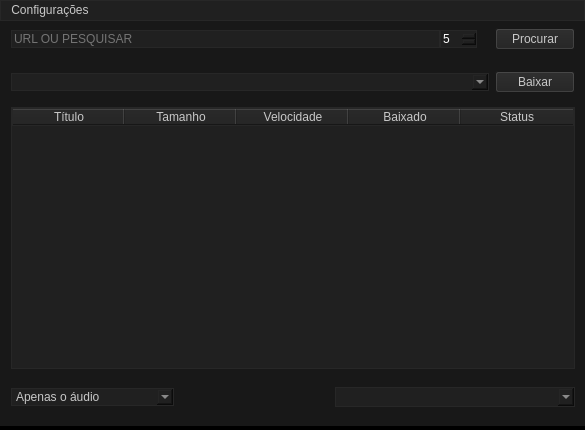
<?xml version="1.0" encoding="UTF-8"?>
<ui version="4.0">
 <class>MainWindow</class>
 <widget class="QMainWindow" name="MainWindow">
  <property name="geometry">
   <rect>
    <x>0</x>
    <y>0</y>
    <width>585</width>
    <height>430</height>
   </rect>
  </property>
  <property name="sizePolicy">
   <sizepolicy hsizetype="Maximum" vsizetype="Maximum">
    <horstretch>0</horstretch>
    <verstretch>0</verstretch>
   </sizepolicy>
  </property>
  <property name="minimumSize">
   <size>
    <width>585</width>
    <height>430</height>
   </size>
  </property>
  <property name="maximumSize">
   <size>
    <width>585</width>
    <height>430</height>
   </size>
  </property>
  <property name="windowTitle">
   <string notr="true">Youtube Downloader 8v</string>
  </property>
  <property name="windowIcon">
   <iconset>
    <normaloff>YtExtraFiles/YtDownloader.png</normaloff>YtExtraFiles/YtDownloader.png</iconset>
  </property>
  <property name="styleSheet">
   <string notr="true">background-color: rgb(0, 0, 0);
color: rgb(200, 200, 200);</string>
  </property>
  <widget class="QWidget" name="centralwidget">
   <property name="sizePolicy">
    <sizepolicy hsizetype="Preferred" vsizetype="Preferred">
     <horstretch>0</horstretch>
     <verstretch>0</verstretch>
    </sizepolicy>
   </property>
   <property name="minimumSize">
    <size>
     <width>586</width>
     <height>405</height>
    </size>
   </property>
   <property name="maximumSize">
    <size>
     <width>560</width>
     <height>405</height>
    </size>
   </property>
   <property name="autoFillBackground">
    <bool>false</bool>
   </property>
   <property name="styleSheet">
    <string notr="true">background-color: #181818;</string>
   </property>
   <layout class="QHBoxLayout" name="horizontalLayout_4">
    <property name="spacing">
     <number>0</number>
    </property>
    <property name="leftMargin">
     <number>0</number>
    </property>
    <property name="topMargin">
     <number>0</number>
    </property>
    <property name="rightMargin">
     <number>0</number>
    </property>
    <property name="bottomMargin">
     <number>0</number>
    </property>
    <item>
     <widget class="QWidget" name="mainWidget" native="true">
      <property name="styleSheet">
       <string notr="true">background-color: #181818;</string>
      </property>
      <layout class="QVBoxLayout" name="verticalLayout">
       <property name="spacing">
        <number>0</number>
       </property>
       <property name="leftMargin">
        <number>11</number>
       </property>
       <property name="topMargin">
        <number>0</number>
       </property>
       <property name="rightMargin">
        <number>11</number>
       </property>
       <property name="bottomMargin">
        <number>0</number>
       </property>
       <item>
        <widget class="QWidget" name="search_widget" native="true">
         <property name="sizePolicy">
          <sizepolicy hsizetype="Preferred" vsizetype="Fixed">
           <horstretch>0</horstretch>
           <verstretch>0</verstretch>
          </sizepolicy>
         </property>
         <property name="minimumSize">
          <size>
           <width>0</width>
           <height>36</height>
          </size>
         </property>
         <property name="styleSheet">
          <string notr="true">background-color: #181818;</string>
         </property>
         <layout class="QHBoxLayout" name="horizontalLayout_2">
          <property name="spacing">
           <number>0</number>
          </property>
          <property name="leftMargin">
           <number>0</number>
          </property>
          <property name="topMargin">
           <number>0</number>
          </property>
          <property name="rightMargin">
           <number>0</number>
          </property>
          <property name="bottomMargin">
           <number>0</number>
          </property>
          <item>
           <widget class="QLineEdit" name="search_input">
            <property name="toolTip">
             <string notr="true">Coloque um link de um video ou pesquise videos do youtube</string>
            </property>
            <property name="styleSheet">
             <string notr="true">QToolTip {
color: white;
}
 * {
background-color: #202020;
color: rgb(200, 200, 200);
border: 1px solid #272727;
}
*:hover {
border: 1px solid #353535;
}
*:focus {
border: 1px solid #404040;
}

</string>
            </property>
            <property name="placeholderText">
             <string notr="true">URL OU PESQUISAR</string>
            </property>
           </widget>
          </item>
          <item>
           <widget class="QSpinBox" name="search_spinbox">
            <property name="toolTip">
             <string notr="true">Quantidade de videos a serem pesquisados
</string>
            </property>
            <property name="styleSheet">
             <string notr="true">QToolTip {
color: white;
}
 * {
background-color: #202020;
color: rgb(255, 255, 255);
border: 1px solid #272727;
}
*:hover {
border: 1px solid #353535;
}
*:focus {
border: 1px solid #404040;
}</string>
            </property>
            <property name="minimum">
             <number>5</number>
            </property>
            <property name="maximum">
             <number>40</number>
            </property>
            <property name="singleStep">
             <number>5</number>
            </property>
           </widget>
          </item>
          <item>
           <spacer name="horizontalSpacer_2">
            <property name="orientation">
             <enum>Qt::Horizontal</enum>
            </property>
            <property name="sizeType">
             <enum>QSizePolicy::Minimum</enum>
            </property>
            <property name="sizeHint" stdset="0">
             <size>
              <width>18</width>
              <height>20</height>
             </size>
            </property>
           </spacer>
          </item>
          <item>
           <widget class="QPushButton" name="search_btn">
            <property name="cursor">
             <cursorShape>PointingHandCursor</cursorShape>
            </property>
            <property name="styleSheet">
             <string notr="true">QToolTip {
color: white;
}
 * {
background-color: #202020;
color: rgb(200, 200, 200);
}
</string>
            </property>
            <property name="text">
             <string notr="true">Procurar</string>
            </property>
           </widget>
          </item>
         </layout>
        </widget>
       </item>
       <item>
        <widget class="QWidget" name="download_widget" native="true">
         <property name="sizePolicy">
          <sizepolicy hsizetype="Expanding" vsizetype="Fixed">
           <horstretch>0</horstretch>
           <verstretch>0</verstretch>
          </sizepolicy>
         </property>
         <property name="minimumSize">
          <size>
           <width>0</width>
           <height>50</height>
          </size>
         </property>
         <property name="styleSheet">
          <string notr="true">background-color: #181818;</string>
         </property>
         <layout class="QHBoxLayout" name="horizontalLayout_3">
          <property name="leftMargin">
           <number>0</number>
          </property>
          <property name="rightMargin">
           <number>0</number>
          </property>
          <item>
           <widget class="QComboBox" name="searchBox">
            <property name="sizePolicy">
             <sizepolicy hsizetype="Expanding" vsizetype="Fixed">
              <horstretch>0</horstretch>
              <verstretch>0</verstretch>
             </sizepolicy>
            </property>
            <property name="cursor">
             <cursorShape>PointingHandCursor</cursorShape>
            </property>
            <property name="styleSheet">
             <string notr="true">QToolTip {
color: white;
}
 * {
background-color: #202020;
color: rgb(200, 200, 200);
border: 1px solid #272727;
}
*:hover {
border: 1px solid #353535;
}
*:focus {
border: 1px solid #404040;
}
QComboBox QAbstractItemView {
outline: none;
}
</string>
            </property>
            <property name="duplicatesEnabled">
             <bool>true</bool>
            </property>
           </widget>
          </item>
          <item>
           <widget class="QPushButton" name="downloadBtn">
            <property name="cursor">
             <cursorShape>PointingHandCursor</cursorShape>
            </property>
            <property name="styleSheet">
             <string notr="true">QToolTip {
color: white;
}
 * {
background-color: #202020;
color: rgb(200, 200, 200);
}
</string>
            </property>
            <property name="text">
             <string notr="true">Baixar</string>
            </property>
           </widget>
          </item>
         </layout>
        </widget>
       </item>
       <item>
        <widget class="QTableWidget" name="download_table">
         <property name="sizePolicy">
          <sizepolicy hsizetype="Expanding" vsizetype="Minimum">
           <horstretch>0</horstretch>
           <verstretch>0</verstretch>
          </sizepolicy>
         </property>
         <property name="minimumSize">
          <size>
           <width>0</width>
           <height>220</height>
          </size>
         </property>
         <property name="styleSheet">
          <string notr="true">
* {
background-color: #202020;
color: rgb(200, 200, 200);
border: 1px solid #272727;
}

QHeaderView::section{
background-color: #202020;
color: rgb(200, 200, 200);

}</string>
         </property>
         <property name="editTriggers">
          <set>QAbstractItemView::NoEditTriggers</set>
         </property>
         <property name="showDropIndicator" stdset="0">
          <bool>false</bool>
         </property>
         <property name="cornerButtonEnabled">
          <bool>false</bool>
         </property>
         <attribute name="horizontalHeaderMinimumSectionSize">
          <number>0</number>
         </attribute>
         <attribute name="horizontalHeaderDefaultSectionSize">
          <number>112</number>
         </attribute>
         <attribute name="verticalHeaderVisible">
          <bool>false</bool>
         </attribute>
         <column>
          <property name="text">
           <string notr="true">Título</string>
          </property>
         </column>
         <column>
          <property name="text">
           <string notr="true">Tamanho</string>
          </property>
         </column>
         <column>
          <property name="text">
           <string notr="true">Velocidade</string>
          </property>
         </column>
         <column>
          <property name="text">
           <string notr="true">Baixado</string>
          </property>
         </column>
         <column>
          <property name="text">
           <string notr="true">Status</string>
          </property>
         </column>
        </widget>
       </item>
       <item>
        <widget class="QWidget" name="config_widget" native="true">
         <property name="sizePolicy">
          <sizepolicy hsizetype="Minimum" vsizetype="Fixed">
           <horstretch>0</horstretch>
           <verstretch>0</verstretch>
          </sizepolicy>
         </property>
         <property name="minimumSize">
          <size>
           <width>0</width>
           <height>57</height>
          </size>
         </property>
         <property name="styleSheet">
          <string notr="true">background-color: #181818;</string>
         </property>
         <layout class="QHBoxLayout" name="horizontalLayout" stretch="0,0,0,0">
          <property name="spacing">
           <number>5</number>
          </property>
          <property name="leftMargin">
           <number>0</number>
          </property>
          <property name="topMargin">
           <number>0</number>
          </property>
          <property name="rightMargin">
           <number>0</number>
          </property>
          <property name="bottomMargin">
           <number>0</number>
          </property>
          <item>
           <widget class="QComboBox" name="qualities_box">
            <property name="sizePolicy">
             <sizepolicy hsizetype="Minimum" vsizetype="Fixed">
              <horstretch>0</horstretch>
              <verstretch>0</verstretch>
             </sizepolicy>
            </property>
            <property name="minimumSize">
             <size>
              <width>160</width>
              <height>0</height>
             </size>
            </property>
            <property name="cursor">
             <cursorShape>PointingHandCursor</cursorShape>
            </property>
            <property name="toolTip">
             <string notr="true">Opções de download</string>
            </property>
            <property name="styleSheet">
             <string notr="true">QToolTip {
color: white;
}
 * {
background-color: #202020;
color: rgb(200, 200, 200);
border: 1px solid #272727;
}
*:hover {
border: 1px solid #353535;
}
*:focus {
border: 1px solid #404040;
}

QComboBox QAbstractItemView {
outline: none;
}
</string>
            </property>
            <property name="currentText">
             <string notr="true">Apenas o áudio</string>
            </property>
            <property name="currentIndex">
             <number>6</number>
            </property>
            <item>
             <property name="text">
              <string notr="true">Melhor qualidade possível</string>
             </property>
            </item>
            <item>
             <property name="text">
              <string notr="true">1080p</string>
             </property>
            </item>
            <item>
             <property name="text">
              <string notr="true">720p</string>
             </property>
            </item>
            <item>
             <property name="text">
              <string notr="true">480p</string>
             </property>
            </item>
            <item>
             <property name="text">
              <string notr="true">360p</string>
             </property>
            </item>
            <item>
             <property name="text">
              <string notr="true">Pior qualidade possível</string>
             </property>
            </item>
            <item>
             <property name="text">
              <string notr="true">Apenas o áudio</string>
             </property>
            </item>
           </widget>
          </item>
          <item>
           <spacer name="horizontalSpacer">
            <property name="orientation">
             <enum>Qt::Horizontal</enum>
            </property>
            <property name="sizeHint" stdset="0">
             <size>
              <width>63</width>
              <height>0</height>
             </size>
            </property>
           </spacer>
          </item>
          <item>
           <widget class="QPushButton" name="folder_btn">
            <property name="sizePolicy">
             <sizepolicy hsizetype="Minimum" vsizetype="Fixed">
              <horstretch>0</horstretch>
              <verstretch>0</verstretch>
             </sizepolicy>
            </property>
            <property name="minimumSize">
             <size>
              <width>0</width>
              <height>0</height>
             </size>
            </property>
            <property name="cursor">
             <cursorShape>PointingHandCursor</cursorShape>
            </property>
            <property name="toolTip">
             <string notr="true">Selecione a pasta que o arquivo será baixado</string>
            </property>
            <property name="styleSheet">
             <string notr="true">QToolTip {
color: black;
}
 * {
background-color: rgb(103, 103, 103);
color: rgb(255, 255, 255);
}

</string>
            </property>
            <property name="text">
             <string notr="true"/>
            </property>
            <property name="icon">
             <iconset>
              <normaloff>YtExtraFiles/folder.ico</normaloff>YtExtraFiles/folder.ico</iconset>
            </property>
            <property name="iconSize">
             <size>
              <width>30</width>
              <height>30</height>
             </size>
            </property>
            <property name="flat">
             <bool>true</bool>
            </property>
           </widget>
          </item>
          <item>
           <widget class="QComboBox" name="folders_box">
            <property name="sizePolicy">
             <sizepolicy hsizetype="Fixed" vsizetype="Fixed">
              <horstretch>0</horstretch>
              <verstretch>0</verstretch>
             </sizepolicy>
            </property>
            <property name="minimumSize">
             <size>
              <width>240</width>
              <height>20</height>
             </size>
            </property>
            <property name="cursor">
             <cursorShape>PointingHandCursor</cursorShape>
            </property>
            <property name="toolTip">
             <string notr="true">Locais para salvar o arquivo</string>
            </property>
            <property name="styleSheet">
             <string notr="true">QToolTip {
color: white;
}
 * {
background-color: #202020;
color: rgb(200, 200, 200);
border: 1px solid #272727;
}
*:hover {
border: 1px solid #353535;
}
*:focus {
border: 1px solid #404040;
}
QComboBox QAbstractItemView {
outline: none;
}</string>
            </property>
            <property name="currentText">
             <string notr="true"/>
            </property>
            <property name="currentIndex">
             <number>-1</number>
            </property>
           </widget>
          </item>
         </layout>
        </widget>
       </item>
      </layout>
     </widget>
    </item>
   </layout>
  </widget>
  <widget class="QMenuBar" name="menubar">
   <property name="geometry">
    <rect>
     <x>0</x>
     <y>0</y>
     <width>585</width>
     <height>24</height>
    </rect>
   </property>
   <property name="styleSheet">
    <string notr="true">* {
background-color: #202020;
color: rgb(200, 200, 200);
border: 1px solid #272727;
}

*:hover {
background-color: #303030;
color: rgb(220, 220, 220);
}</string>
   </property>
   <widget class="QMenu" name="menuConfig">
    <property name="toolTip">
     <string notr="true">Ficar na frente</string>
    </property>
    <property name="styleSheet">
     <string notr="true">* {
background-color: #202020;
color: rgb(200, 200, 200);
}
*:hover {
background-color: #303030;
color: rgb(220, 220, 220);
}
*:focus {
background-color: #303030;
color: rgb(220, 220, 220);}</string>
    </property>
    <property name="title">
     <string notr="true">Configurações</string>
    </property>
    <property name="toolTipsVisible">
     <bool>true</bool>
    </property>
    <addaction name="toggle_window_btn"/>
    <addaction name="reset_folders_btn"/>
    <addaction name="reset_suggestions_btn"/>
   </widget>
   <addaction name="menuConfig"/>
  </widget>
  <action name="toggle_window_btn">
   <property name="text">
    <string notr="true">Ficar na frente</string>
   </property>
   <property name="iconText">
    <string notr="true">Ficar na frente</string>
   </property>
   <property name="toolTip">
    <string notr="true">Ficar na frente</string>
   </property>
  </action>
  <action name="reset_folders_btn">
   <property name="text">
    <string notr="true">Resetar pastas</string>
   </property>
   <property name="iconText">
    <string notr="true">Resetar pastas</string>
   </property>
   <property name="toolTip">
    <string notr="true">Resetar pastas</string>
   </property>
  </action>
  <action name="reset_suggestions_btn">
   <property name="text">
    <string>Resetar sugestões</string>
   </property>
  </action>
 </widget>
 <resources/>
 <connections>
  <connection>
   <sender>search_input</sender>
   <signal>returnPressed()</signal>
   <receiver>search_btn</receiver>
   <slot>click()</slot>
   <hints>
    <hint type="sourcelabel">
     <x>356</x>
     <y>33</y>
    </hint>
    <hint type="destinationlabel">
     <x>472</x>
     <y>43</y>
    </hint>
   </hints>
  </connection>
 </connections>
</ui>
